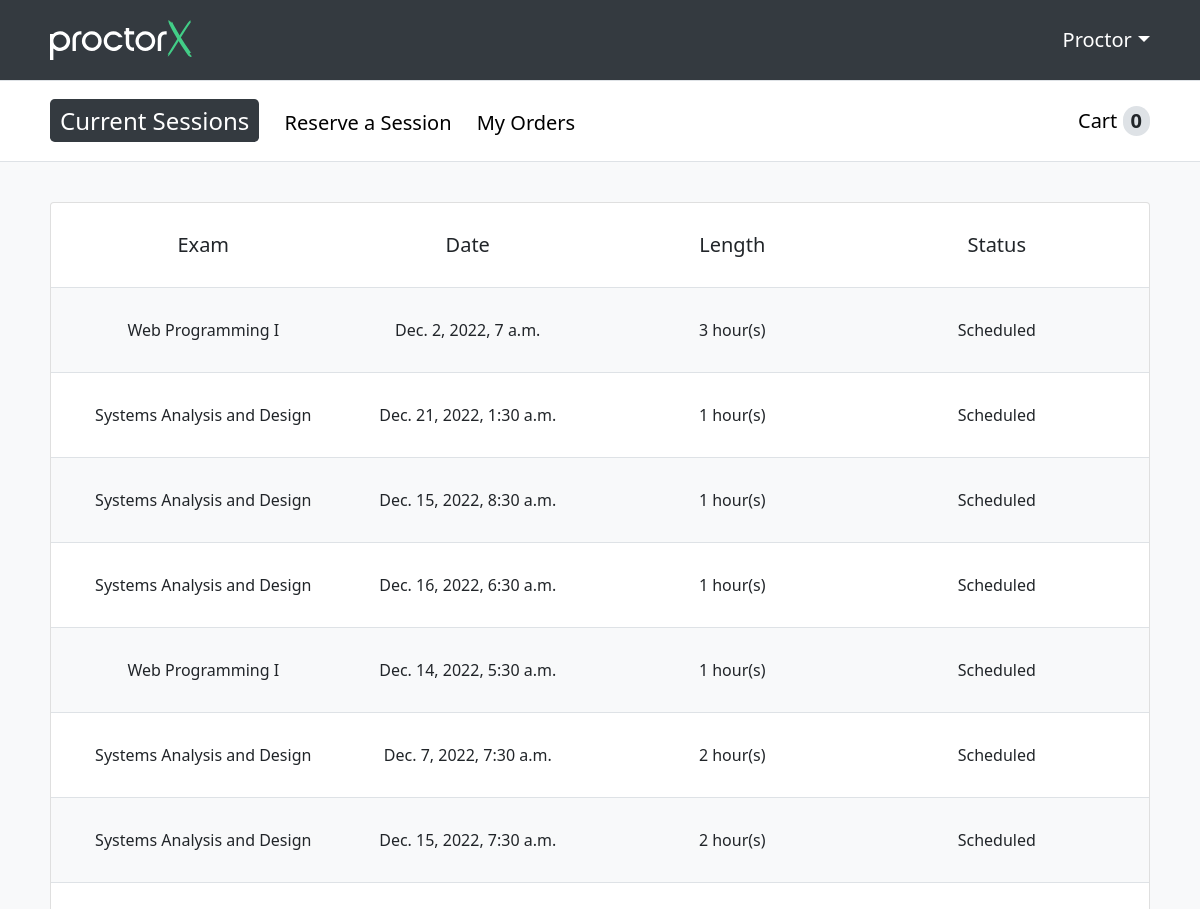
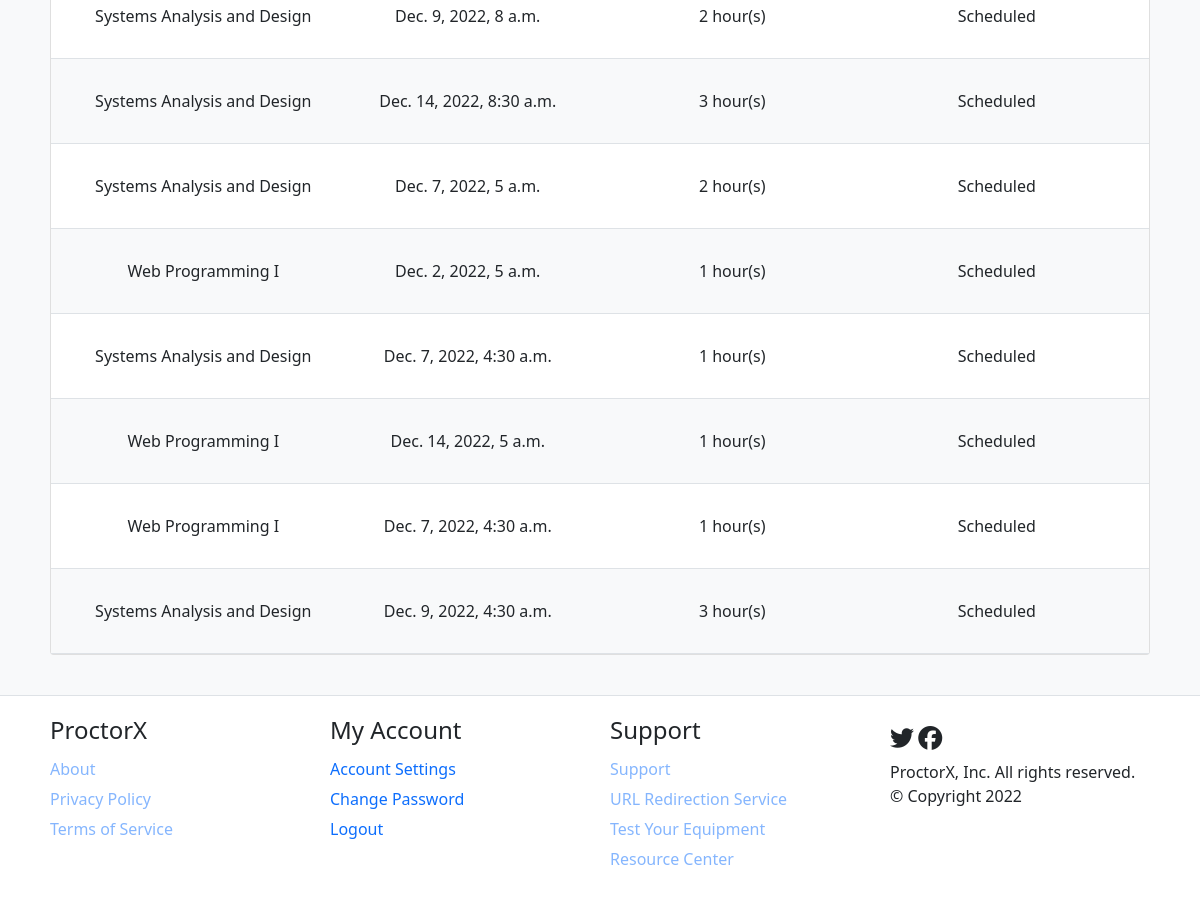
Page /student/session (signed in) on the earlier database version (2 pictures, top to bottom).
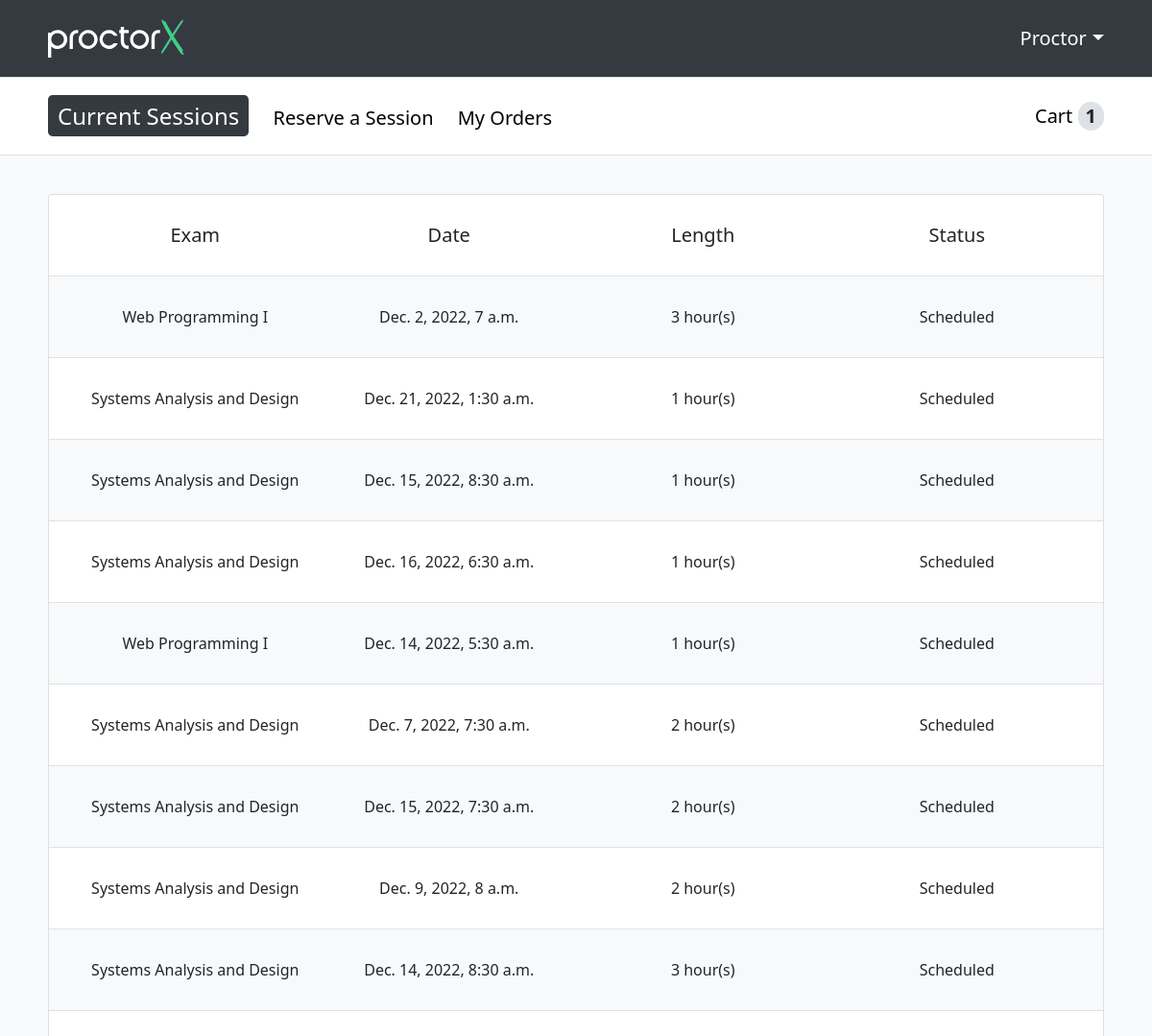
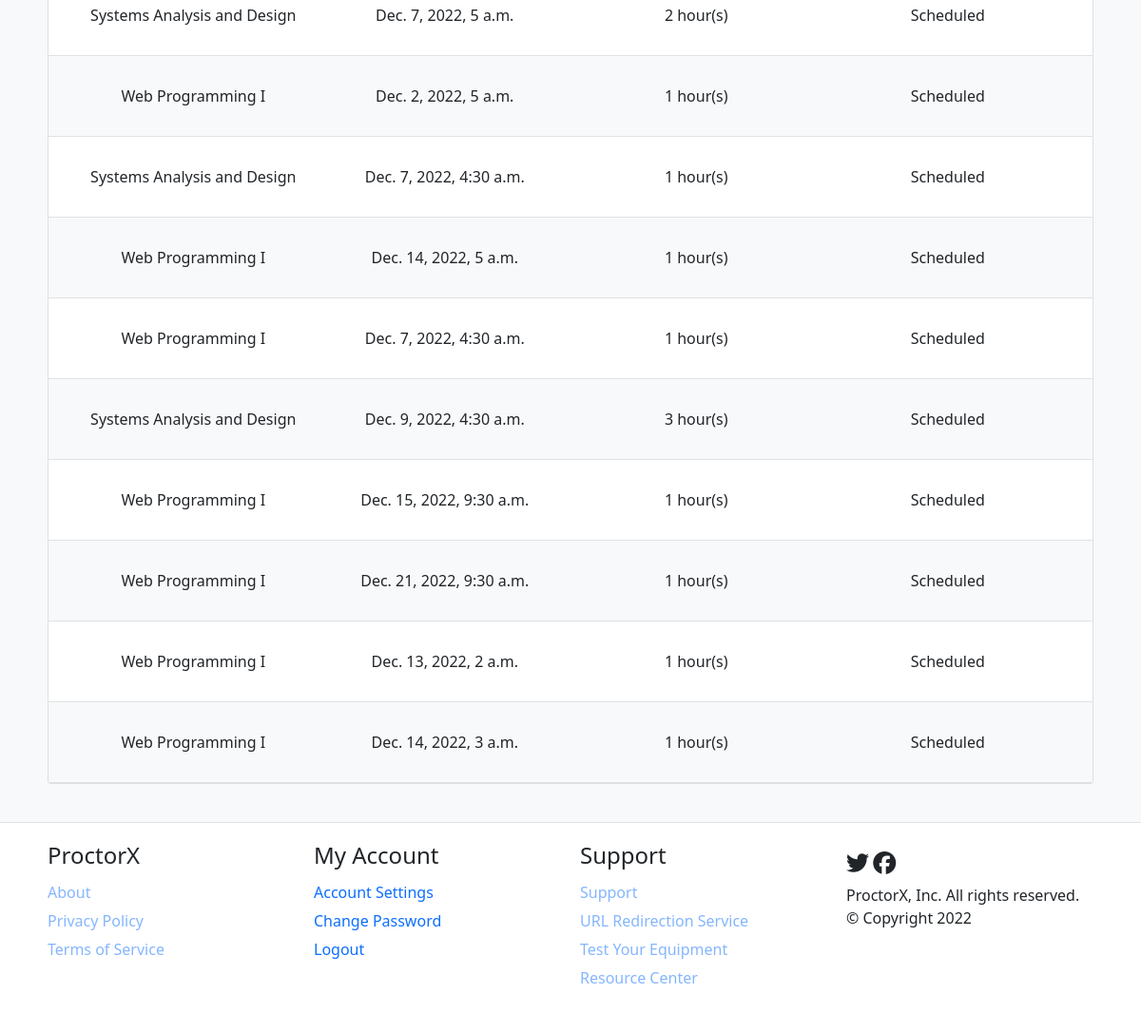
Same page on the later database version (2 pictures, top to bottom).
### proctorx/models.py (models this page shows)
class Student(AbstractUser, PermissionsMixin):
    first_name = models.CharField(max_length=30)
    last_name = models.CharField(max_length=30)
    email = models.CharField(max_length=50, unique=True)
    country = models.CharField(max_length=30, blank=True, null=True)
    city = models.CharField(max_length=30, blank=True, null=True)
    state = models.CharField(max_length=30, blank=True, null=True)
    time_zone = models.CharField(max_length=30, blank=True, null=True)
    postal_code = models.CharField(max_length=10, blank=True, null=True)
    phone_number = models.CharField(max_length=20, blank=True, null=True)
    street_address = models.CharField(max_length=50, blank=True, null=True)
    is_staff = models.BooleanField(default=False)
    is_active = models.BooleanField(default=False)
    username = None
    USERNAME_FIELD = 'email'
    REQUIRED_FIELDS = ['first_name']
    objects = CustomAccountManager()
    def __str__(self):
        return self.first_name

class Session(models.Model):
    session_status = (
    ('scheduled', 'scheduled'),
    ('completed', 'completed'),
    ('cancelled', 'cancelled'),
    )
    payment_status = (
    ('paid', 'paid'),
    ('pending', 'pending'),
    ('rejected', 'rejected'),
    )
    student = models.ForeignKey(Student, on_delete=models.CASCADE)
    exam_date_time = models.DateTimeField(default=datetime.datetime.now())
    university = models.CharField(max_length=50)
    exam_name = models.CharField(max_length=50)
    exam_length = models.IntegerField(choices=((1,1),(2,2),(3,3)), db_column = 'exam length (hrs)', default=1)
    session_status = models.CharField(choices=session_status, max_length=20)
    date_purchased = models.DateField(null=True, blank=True)
    cost = models.DecimalField(decimal_places=2, max_digits= 9)
    payment_status = models.CharField(choices=payment_status, max_length=20)
    order = models.ForeignKey(Order, on_delete=models.CASCADE, null=True)

### proctorx/views.py (the view)
# urls.py: path('student/session', views.session),
@ login_required(login_url='/login')
def session(request):
    current_reservations = Session.objects.filter(
        student_id=request.user.id).filter(session_status='Scheduled')
    cart_items_number = get_cart_items_number(request.user)
    if len(current_reservations) > 0:
        context = {'current_reservations': current_reservations,
                   'cart_items_number': cart_items_number}
    else:
        context = {'cart_items_number': cart_items_number}
    return render(request, 'session.html', context)

### proctorx/functions.py (called while the page is built)
def get_cart_items_number(user):
    result = len(Session.objects.filter(student_id = user.id).filter(session_status = 'Cart'))
    return result

### proctorx/templates/session.html (shortened to what this page needs)
{% extends 'student_template.html' %}
{% block content %}
<div class="session-container">
    <div class="session-headings">
        <h5 class="heading-large">Exam</h5>
        <h5 class="heading-large">Date</h5>
        <h5>Length</h5>
        <h5>Status</h5>
    </div>
    {% if current_reservations %}
    {% for session in current_reservations %}
    <ul class="session-content">
        <li class="session-attribute fs-6">{{session.exam_name}}</li>
        <li class="session-attribute fs-6">{{session.exam_date_time}}</li>
        <li class="session-attribute fs-6">{{session.exam_length}} hour(s)</li>
        <li class="session-attribute fs-6">{{session.session_status}}</li>
    </ul>
    {% endfor %}
    {% else %}
    <div class="empy-sessions">
        <p>You currently don't have any scheduled sessions</p>
        <a class="fs-4" href="reservation">Reserve a new session</a>
    </div>
    {% endif %}
</div>
{% endblock %}

### proctorx/templates/student_template.html (shortened to what this page needs)
{% load static %}
<!DOCTYPE html>
<html lang="en">
<head>
    <link href="https://cdn.jsdelivr.net/npm/bootstrap@5.0.2/dist/css/bootstrap.min.css" rel="stylesheet"
>
    <link href="{% static 'fontawesome_free/css/all.min.css' %}" rel="stylesheet" type="text/css">
    <link rel="stylesheet" type="text/css" href={% static '/css/styles.css' %}>
</head>
<body>
    <header>
        <div class="header-wrapper scale-down">
            <div class="logo">
                <a href="session">
                    <img class="brand-img" alt="ProctorX Logo" src="{% static '/img/proctorX-white.svg' %}">
                </a>
            </div>
            <div class="user-settings fs-5">
                {{ request.user }}
            </div>
        </div>
    </header>
    <div class="student-options-panel-wrapper">
        <div class="student-options-panel scale-down fs-5">
            <div class="student-links">
                <a class="session" href="session">Current Sessions</a>
                <a class="reserve" href="reservation">Reserve a Session</a>
                <a class="my-orders" href="order">My Orders</a>
            </div>
            <div class="student-cart-balance">
                <a class="cart" href="cart">Cart</a>
                <span class="student-cart-count">{{ cart_items_number }}</span>
            </div>
        </div>
    </div>
    <div class="main-wrapper">
        <main class="scale-down">
            {% block content %}
            {% endblock %}
        </main>
    </div>
    <div class="footer-wrapper">
        <footer class="scale-down">
            <div class="footer-options">
                <h4>ProctorX</h4>
                <div class="footer-sub-options fs-5">
                    <div><a class="no-redirection fs-6">About</a></div>
                    <div><a class="no-redirection fs-6">Privacy Policy</a></div>
                    <div><a class="no-redirection fs-6">Terms of Service</a></div>
                </div>
            </div>
            <div class="footer-options">
                <h4>My Account</h4>
                <div class="footer-sub-options fs-5">
                    <div><a class="fs-6" href="/student/settings">Account Settings</a></div>
                    <div><a class="fs-6" href="/student/settings#change-password">Change Password</a></div>
                    <div><a class="fs-6" href="/logout">Logout</a></div>
                </div>
            </div>
            <div class="footer-options">
                <h4>Support</h4>
                <div class="footer-sub-options fs-5">
                    <div><a class="no-redirection fs-6">Support</a></div>
                    <div><a class="no-redirection fs-6">URL Redirection Service</a></div>
                    <div><a class="no-redirection fs-6">Test Your Equipment</a></div>
                    <div><a class="no-redirection fs-6">Resource Center</a></div>
                </div>
            </div>
            <div class="footer-options">
                <div class="footer-icons">
                    <a><span class="fab fa-twitter fa-xl"></span></a>
                    <a><span class="fab fa-facebook fa-xl"></span></a>
                </div>
                <div class="footer-signature">
                    <p>ProctorX, Inc. All rights reserved.</p>
                    <p>© Copyright 2022</p>
                </div>
            </div>
        </footer>
    </div>
</body>
</html>

### proctorx/static/css/styles.css (style rules this page uses)
body { height: 100vh; margin: 0; background-color: #f8f9fa; }
.scale-down { width: 100%; max-width: 1140px; margin-left: auto; margin-right: auto; }
header { background-color: #343a40; border-bottom: 1px solid #dee2e6 !important; border-bottom-width: 1px; border-bottom-style: solid; border-bottom-color: rgb(222, 226, 230); }
.header-wrapper { background-color: #343a40 !important; display: grid; grid-template-columns: 25% 50% 25%; height: 80px; }
.brand-img { margin: 20px; height: 40px; }
.user-settings { grid-column: 3/4; }
.student-options-panel-wrapper { border-bottom: 1px solid #dee2e6 !important; border-bottom-width: 1px; border-bottom-style: solid; border-bottom-color: rgb(222, 226, 230); background-color: white; }
.student-options-panel { min-height: 80px; background-color: white; display: grid; grid-template-columns: 2fr 1fr; }
.student-links { align-self: center; padding-left: 20px; }
.student-links>a { margin-right: 20px; }
.student-link-selected { background-color: #343a40; border-radius: 0.3rem; padding: 5px 10px; font-size: 1.5rem; color: white !important; }
.student-options-panel a { text-decoration: none !important; color: black; align-self: center; }
.student-cart-balance { justify-self: right; align-self: center; margin-right: 20px; grid-column: 2/3; }
.student-cart-count { background-color: #dee2e6; border-radius: 10rem; padding-right: 0.6em; padding-left: 0.6em; text-align: center; display: inline-block; line-height: 1; padding: 0.25em 0.4em; font-weight: 600; }
.user-settings { color: white; justify-self: end; align-self: center; margin-right: 20px; }
.user-settings::after { display: inline-block; margin-left: 0.050em; vertical-align: 0.255em; content: ""; border-top: 0.3em solid; border-right: 0.3em solid transparent; border-bottom: 0; border-left: 0.3em solid transparent; }
.main-wrapper { background-color: #f8f9fa; min-height: calc(100vh - 465px); margin-top: 40px; margin-bottom: 40px; }
main { background-color: #f8f9fa; padding-right: 20px; padding-left: 20px; min-height: calc(100vh - 465px); }
.footer-wrapper { background-color: white; border-top: 1px solid #dee2e6 !important; border-top-width: 1px; border-top-style: solid; border-top-color: rgb(222, 226, 230); }
footer { padding-top: 20px; min-height: 220px; background-color: white; display: grid; grid-template-columns: repeat(4, 1fr); padding-left: 20px; }
.footer-options h4 { font-weight: 500; }
.footer-sub-options a { padding-bottom: 10px; text-decoration: none; }
.footer-options p { margin: 0px; }
.footer-signature { margin-top: 10px; }
.footer-icons { margin-top: 10px; }
.no-redirection { opacity: .5; }
.fa-twitter, .fa-facebook:hover { cursor: none; }
.session-container, .order-container { border: 1px solid rgba(0, 0, 0, .125); border-radius: 0.25rem; background-color: white; }
.session-content { display: grid; grid-template-columns: 25% 25% 25% 25%; padding: 30px 20px; border-bottom: 1px solid #dee2e6 !important; margin-bottom: 0px; }
.session-content li { display: inline; text-align: center; }
.session-content:nth-child(2n) { background-color: #f8f9fa; }
.session-headings { display: grid; grid-template-columns: 25% 25% 25% 25%; justify-items: center; padding: 30px 20px; border-bottom: 1px solid #dee2e6 !important; }
.session-headings h5 { font-weight: 400; margin-bottom: 0px; }
.heading-large { display: block; }

Differences in the rows shown:
added Session: exam_name "Web Programming I", exam_date_time "Dec. 15, 2022, 9:30 a.m.", exam_length "1", session_status "Scheduled"
added Session: exam_name "Web Programming I", exam_date_time "Dec. 21, 2022, 9:30 a.m.", exam_length "1", session_status "Scheduled"
added Session: exam_name "Web Programming I", exam_date_time "Dec. 13, 2022, 2 a.m.", exam_length "1", session_status "Scheduled"
added Session: exam_name "Web Programming I", exam_date_time "Dec. 14, 2022, 3 a.m.", exam_length "1", session_status "Scheduled"
Other differences:
{{ cart_items_number }}: "0" → "1"
